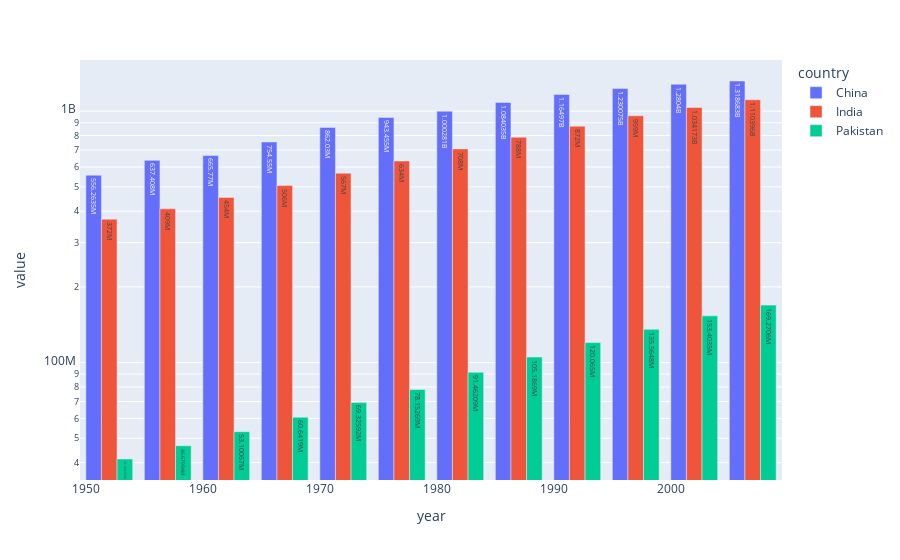

Notebook cell for this chart:
### Code cell
# grouped bar chart -> text_auto
px.bar(temp_df,x=temp_df.index,y=temp_df.columns,barmode='group',log_y=True,text_auto=True)

### Figure 1 — Plotly figure (JSON) as saved in the notebook; plotly's stock layout.template omitted (floating-point values rounded to 4 significant figures)
{"data": [{"alignmentgroup": "True", "hovertemplate": "country=China<br>year=%{x}<br>value=%{y}<extra></extra>", "legendgroup": "China", "marker": {"color": "#636efa", "pattern": {"shape": ""}}, "name": "China", "offsetgroup": "China", "orientation": "v", "showlegend": true, "textposition": "auto", "texttemplate": "%{y}", "type": "bar", "x": [1952, 1957, 1962, 1967, 1972, 1977, 1982, 1987, 1992, 1997, 2002, 2007], "xaxis": "x", "y": [556263527, 637408000, 665770000, 754550000, 862030000, 943455000, 1000281000, 1084035000, 1164970000, 1230075000, 1280400000, 1318683096], "yaxis": "y"}, {"alignmentgroup": "True", "hovertemplate": "country=India<br>year=%{x}<br>value=%{y}<extra></extra>", "legendgroup": "India", "marker": {"color": "#EF553B", "pattern": {"shape": ""}}, "name": "India", "offsetgroup": "India", "orientation": "v", "showlegend": true, "textposition": "auto", "texttemplate": "%{y}", "type": "bar", "x": [1952, 1957, 1962, 1967, 1972, 1977, 1982, 1987, 1992, 1997, 2002, 2007], "xaxis": "x", "y": [372000000, 409000000, 454000000, 506000000, 567000000, 634000000, 708000000, 788000000, 872000000, 959000000, 1034172547, 1110396331], "yaxis": "y"}, {"alignmentgroup": "True", "hovertemplate": "country=Pakistan<br>year=%{x}<br>value=%{y}<extra></extra>", "legendgroup": "Pakistan", "marker": {"color": "#00cc96", "pattern": {"shape": ""}}, "name": "Pakistan", "offsetgroup": "Pakistan", "orientation": "v", "showlegend": true, "textposition": "auto", "texttemplate": "%{y}", "type": "bar", "x": [1952, 1957, 1962, 1967, 1972, 1977, 1982, 1987, 1992, 1997, 2002, 2007], "xaxis": "x", "y": [41346560, 46679944, 53100671, 60641899, 69325921, 78152686, 91462088, 105186881, 120065004, 135564834, 153403524, 169270617], "yaxis": "y"}], "layout": {"barmode": "group", "legend": {"title": {"text": "country"}, "tracegroupgap": 0}, "margin": {"t": 60}, "xaxis": {"anchor": "y", "domain": [0, 1], "title": {"text": "year"}}, "yaxis": {"anchor": "x", "domain": [0, 1], "title": {"text": "value"}, "type": "log"}}}
